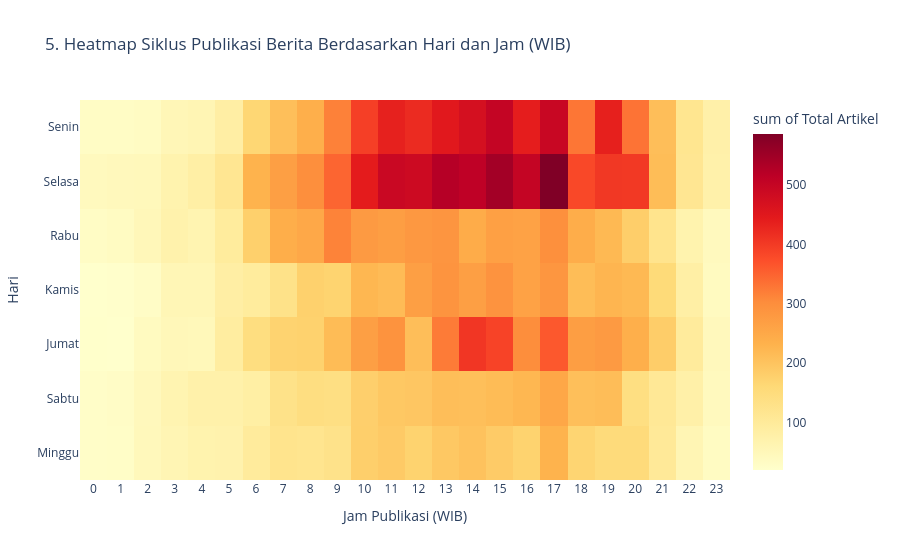

The notebook cell saved with this chart:
### Code cell
# Visualisasi 5: Siklus Musiman / Pola Temporal Berkala (Hari vs Jam WIB)
pola_siklus = (
    df.filter(pl.col("jam_wib").is_not_null() & (pl.col("nama_hari") != "Tidak Diketahui"))
    .group_by(["hari_ke", "nama_hari", "jam_wib"])
    .agg(pl.len().alias("jumlah_artikel"))
    .sort(["hari_ke", "jam_wib"])
)

fig5 = px.density_heatmap(
    pola_siklus.to_pandas(),
    x="jam_wib",
    y="nama_hari",
    z="jumlah_artikel",
    nbinsx=24,
    color_continuous_scale="YlOrRd",
    category_orders={"nama_hari": ["Senin", "Selasa", "Rabu", "Kamis", "Jumat", "Sabtu", "Minggu"]},
    title="5. Heatmap Siklus Publikasi Berita Berdasarkan Hari dan Jam (WIB)",
    labels={"jam_wib": "Jam Publikasi (WIB)", "nama_hari": "Hari", "jumlah_artikel": "Total Artikel"},
)
fig5.update_xaxes(dtick=1)
fig5.show()

### Figure 1 — Plotly figure (JSON) as saved in the notebook; plotly's stock layout.template omitted (floating-point values rounded to 4 significant figures; data arrays with more than 128 entries replaced by an {"elided": "..."} marker saying what was removed)
{"data": [{"coloraxis": "coloraxis", "histfunc": "sum", "hovertemplate": "Jam Publikasi (WIB)=%{x}<br>Hari=%{y}<br>sum of Total Artikel=%{z}<extra></extra>", "name": "", "nbinsx": 24, "type": "histogram2d", "x": {"elided": "168 int values"}, "xaxis": "x", "xbingroup": "x", "y": {"elided": "168 str values"}, "yaxis": "y", "ybingroup": "y", "z": {"elided": "168 int values"}}], "layout": {"coloraxis": {"autocolorscale": false, "colorbar": {"title": {"text": "sum of Total Artikel"}}, "colorscale": [[0, "rgb(255,255,204)"], [0.125, "rgb(255,237,160)"], [0.25, "rgb(254,217,118)"], [0.375, "rgb(254,178,76)"], [0.5, "rgb(253,141,60)"], [0.625, "rgb(252,78,42)"], [0.75, "rgb(227,26,28)"], [0.875, "rgb(189,0,38)"], [1, "rgb(128,0,38)"]]}, "legend": {"tracegroupgap": 0}, "title": {"text": "5. Heatmap Siklus Publikasi Berita Berdasarkan Hari dan Jam (WIB)"}, "xaxis": {"anchor": "y", "domain": [0, 1], "dtick": 1, "title": {"text": "Jam Publikasi (WIB)"}}, "yaxis": {"anchor": "x", "categoryarray": ["Minggu", "Sabtu", "Jumat", "Kamis", "Rabu", "Selasa", "Senin"], "categoryorder": "array", "domain": [0, 1], "title": {"text": "Hari"}}}}
